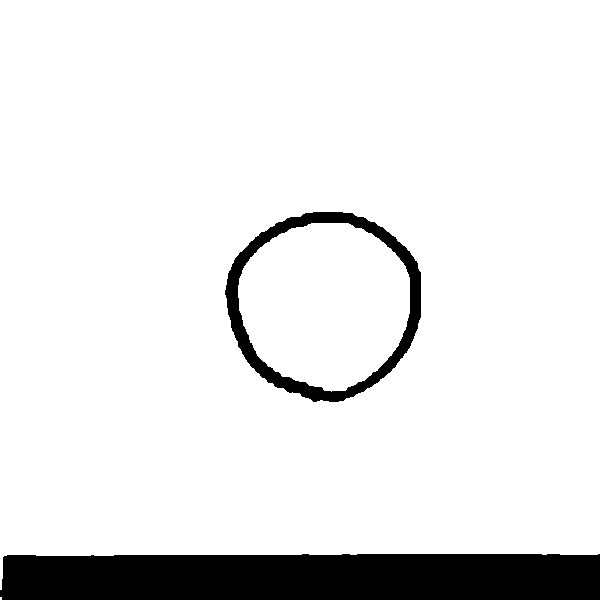
#> input picture cir.png, 600 x 600 px
$ python test3.py
#> lines starting #> are read from the running program, lines starting #| are printed output that depends on the picture; after the words box and inside, x2 and y2 are one past the last pixel; in counts of white or black regions, pixels touching at a corner belong together
import cv2
import numpy as np
from matplotlib import pyplot as plt

bgr_img = cv2.imread('cir.png') # read as it is
#> bgr_img is the input picture: shape (600, 600, 3); 90.7% white; 2 black regions, box (x1, y1, x2, y2) and area: (0, 554, 600, 600) 27035, (225, 212, 421, 402) 6405

if bgr_img.shape[-1] == 3:           # color image
    b,g,r = cv2.split(bgr_img)       # get b,g,r
    rgb_img = cv2.merge([r,g,b])     # switch it to rgb
    gray_img = cv2.cvtColor(bgr_img, cv2.COLOR_BGR2GRAY)
else:
    gray_img = bgr_img

img = cv2.medianBlur(gray_img, 5)
#> img: shape (600, 600); 90.7% white; 2 black regions, box (x1, y1, x2, y2) and area: (0, 554, 600, 600) 27039, (225, 212, 421, 402) 6409
cimg = cv2.cvtColor(img,cv2.COLOR_GRAY2BGR)

circles = cv2.HoughCircles(img,cv2.HOUGH_GRADIENT,1,20,
                            param1=50,param2=30,minRadius=0,maxRadius=0)
#> circles = [[324.5, 303.5, 95.9]]

circles = np.uint16(np.around(circles))
#> circles = [[324, 304, 96]]

for i in circles[0,:]:
    # draw the outer circle
    cv2.circle(cimg,(i[0],i[1]),i[2],(0,255,0),2)
    # draw the center of the circle
    cv2.circle(cimg,(i[0],i[1]),2,(0,0,255),3)
#> this loop made 1 pass
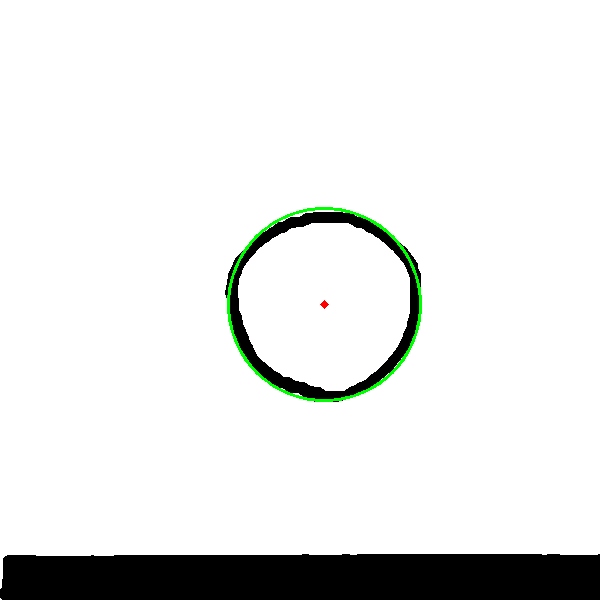
#> cimg: shape (600, 600, 3); mean B, G, R 230.6, 231.9, 230.6

plt.subplot(121),plt.imshow(rgb_img)
plt.title('Input Image'), plt.xticks([]), plt.yticks([])
plt.subplot(122),plt.imshow(cimg)
plt.title('Hough Transform'), plt.xticks([]), plt.yticks([])
plt.show()
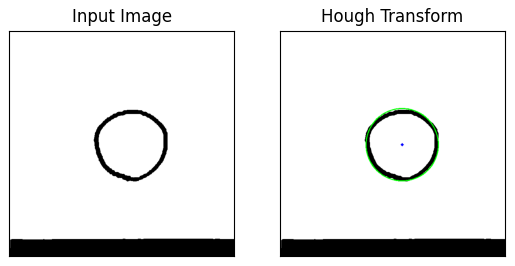
#> figure drawn by matplotlib, 2 panels
